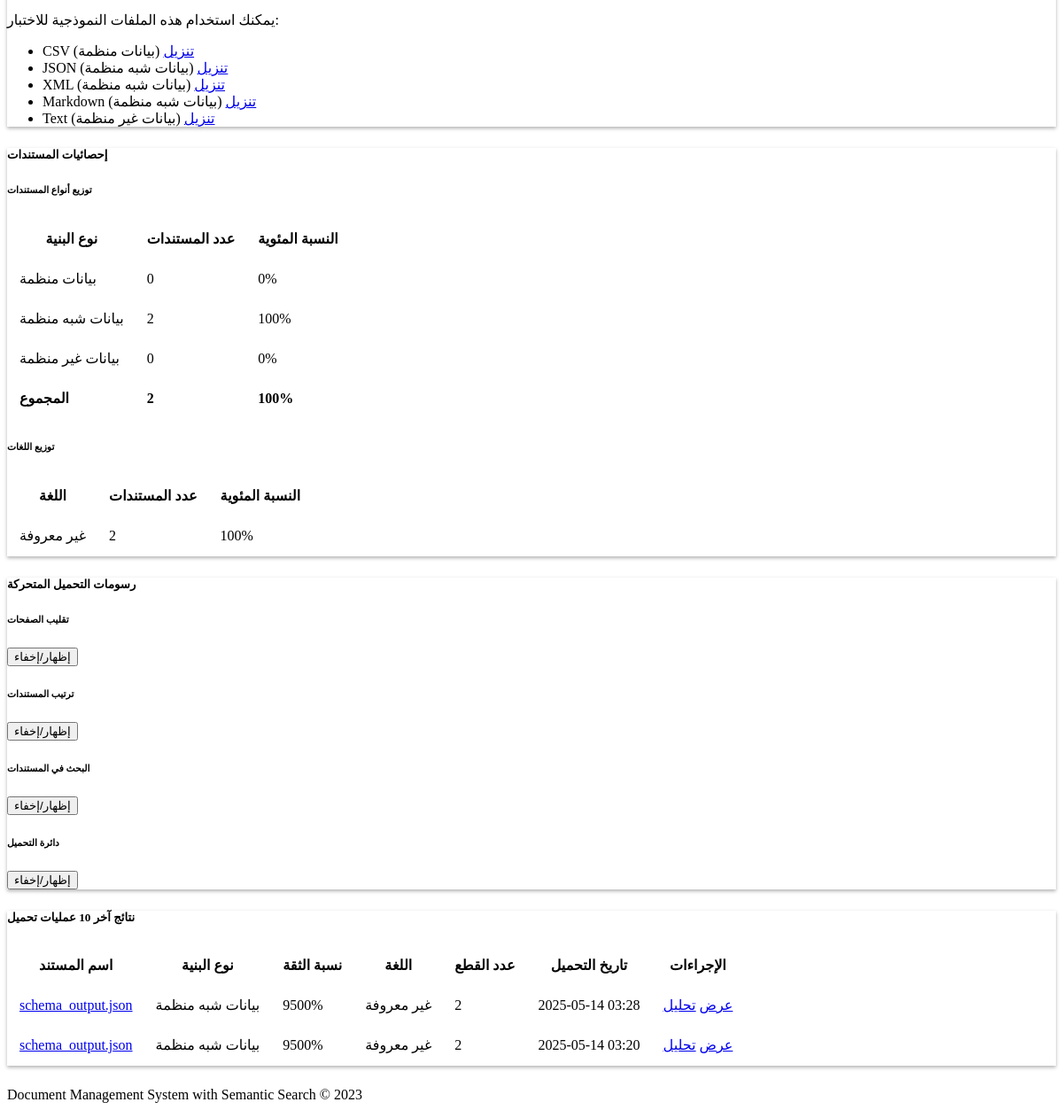
Page /test/upload (lower part) on the earlier database version.
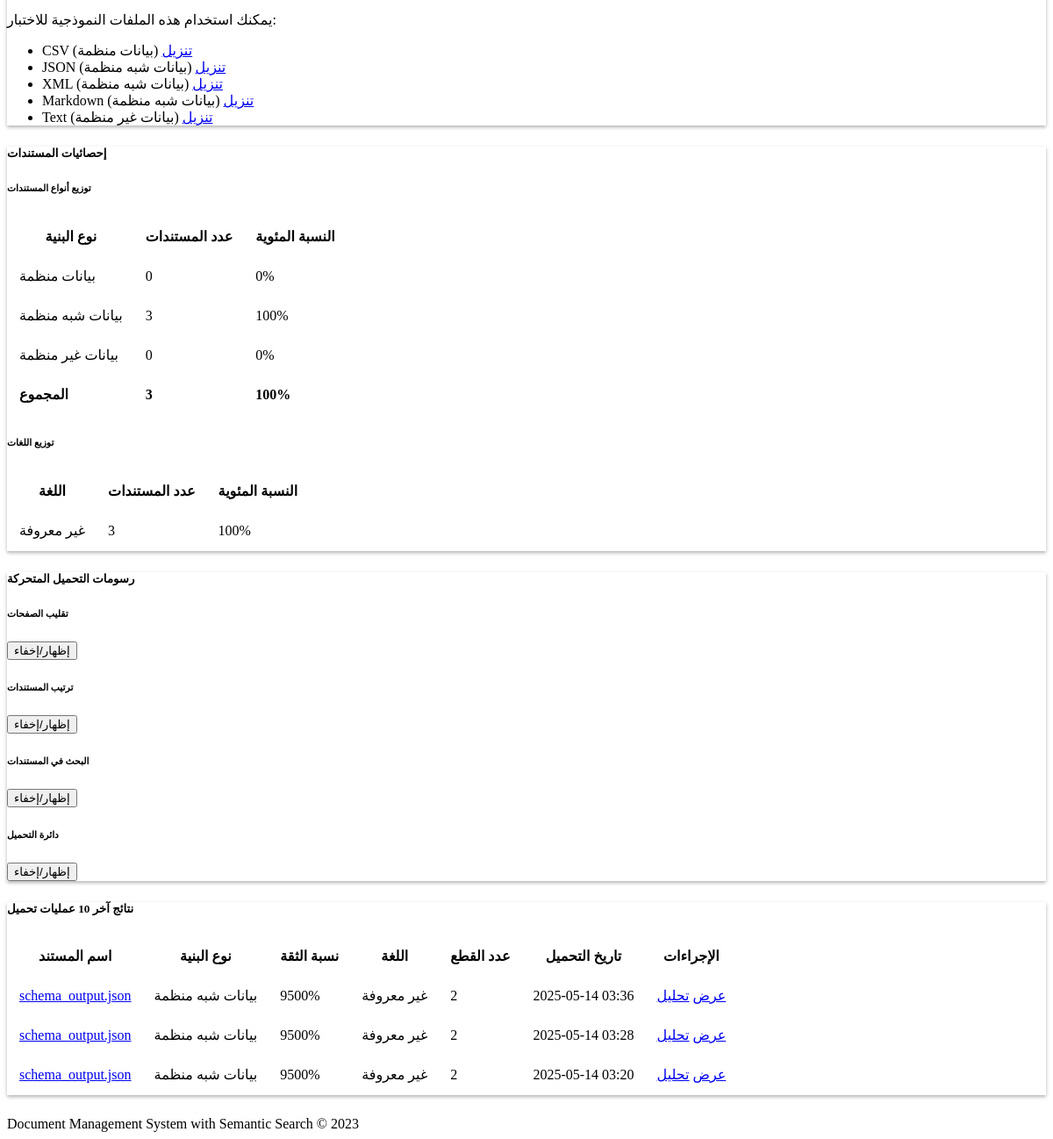
Same page on the later database version.
### models.py (models this page shows, shortened)
class Document(db.Model):
    id = db.Column(db.String(36), primary_key=True, default=lambda: str(uuid.uuid4()))
    name = db.Column(db.String(255), nullable=False)
    content = db.Column(db.Text, nullable=False)
    mime_type = db.Column(db.String(100), nullable=False)
    created_at = db.Column(db.DateTime, default=datetime.datetime.utcnow)
    updated_at = db.Column(db.DateTime, default=datetime.datetime.utcnow, onupdate=datetime.datetime.utcnow)
    chunks = db.relationship('Chunk', backref='document', cascade='all, delete-orphan')
    doc_metadata = db.relationship('Metadata', backref='document', cascade='all, delete-orphan')

### routes.py (the view)
@app.route('/test/upload')
def test_upload_page():
    stats = {
        'structured': 0,
        'semi_structured': 0,
        'unstructured': 0,
        'total': 0
    }
    language_stats = {}
    for doc in Document.query.all():
        stats['total'] += 1
        doc_metadata = {}
        for meta in Metadata.query.filter_by(document_id=doc.id).all():
            doc_metadata[meta.key] = meta.value
        structure_type = doc_metadata.get('detected_structure', 'unstructured')
        stats[structure_type] += 1
        language = doc_metadata.get('detected_language', 'unknown')
        language_stats[language] = language_stats.get(language, 0) + 1
    if stats['total'] > 0:
        stats['structured_percent'] = int(stats['structured'] / stats['total'] * 100)
        stats['semi_structured_percent'] = int(stats['semi_structured'] / stats['total'] * 100)
        stats['unstructured_percent'] = int(stats['unstructured'] / stats['total'] * 100)
    else:
        stats['structured_percent'] = 0
        stats['semi_structured_percent'] = 0
        stats['unstructured_percent'] = 0
    recent_documents = []
    for doc in Document.query.order_by(Document.created_at.desc()).limit(10).all():
        doc_metadata = {}
        for meta in Metadata.query.filter_by(document_id=doc.id).all():
            doc_metadata[meta.key] = meta.value
        chunk_count = Chunk.query.filter_by(document_id=doc.id).count()
        enriched_doc = {
            'id': doc.id,
            'name': doc.name,
            'structure_type': doc_metadata.get('detected_structure', 'unstructured'),
            'confidence': int(float(doc_metadata.get('detection_confidence', '0')) * 100),
            'language': doc_metadata.get('detected_language', 'unknown'),
            'chunk_count': chunk_count,
            'created_at': doc.created_at
        }
        recent_documents.append(enriched_doc)
    lang_names = {
        'ar': 'العربية',
        'en': 'الإنجليزية',
        'fr': 'الفرنسية',
        'es': 'الإسبانية',
        'de': 'الألمانية',
        'zh': 'الصينية',
        'ru': 'الروسية',
        'ja': 'اليابانية',
        'multilingual': 'متعدد اللغات',
        'unknown': 'غير معروفة'
    }
    return render_template(
        'test_upload.html',
        stats=stats,
        language_stats=language_stats,
        recent_documents=recent_documents,
        lang_names=lang_names
    )

### templates/test_upload.html (shortened to what the changed rows need)
{% extends 'base.html' %}
{% block content %}
<div class="container mt-4">
  <div class="row mb-4">
    <div class="col-12">
      <div class="card">
        <div class="card-body">
          <div class="row">
            <div class="col-md-6">
              <div class="table-responsive">
                <table class="table table-sm">
                  <thead>
                    <tr>
                      <th>نوع البنية</th>
                      <th>عدد المستندات</th>
                      <th>النسبة المئوية</th>
                    </tr>
                  </thead>
                  <tbody>
                    <tr>
                      <td>بيانات شبه منظمة</td>
                      <td>{{ stats.semi_structured }}</td>
                      <td>{{ stats.semi_structured_percent }}%</td>
                    </tr>
                    <tr class="table-info">
                      <td><strong>{{ stats.total }}</strong></td>
                    </tr>
                  </tbody>
                </table>
              </div>
            </div>
            <div class="col-md-6">
              <div class="table-responsive">
                <table class="table table-sm">
                  <thead>
                    <tr>
                      <th>اللغة</th>
                      <th>عدد المستندات</th>
                      <th>النسبة المئوية</th>
                    </tr>
                  </thead>
                  <tbody>
                    {% for lang, count in language_stats.items() %}
                    <tr>
                      <td>{{ lang_names.get(lang, lang) }}</td>
                      <td>{{ count }}</td>
                      <td>{{ (count / stats.total * 100)|int if stats.total > 0 else 0 }}%</td>
                    </tr>
                    {% endfor %}
                  </tbody>
                </table>
              </div>
            </div>
          </div>
        </div>
      </div>
    </div>
  </div>
  <div class="row mb-4">
    <div class="col-12">
      <div class="card">
        <div class="card-body">
          <div class="table-responsive">
            <table class="table table-hover">
              <thead>
                <tr>
                  <th>اسم المستند</th>
                  <th>نوع البنية</th>
                  <th>نسبة الثقة</th>
                  <th>اللغة</th>
                  <th>عدد القطع</th>
                  <th>تاريخ التحميل</th>
                  <th>الإجراءات</th>
                </tr>
              </thead>
              <tbody>
                {% for doc in recent_documents %}
                <tr>
                  <td><a href="{{ url_for('document_view', document_id=doc.id) }}">{{ doc.name }}</a></td>
                  <td>
                    {% if doc.structure_type == 'structured' %}
                      <span class="badge bg-primary">بيانات منظمة</span>
                    {% elif doc.structure_type == 'semi_structured' %}
                      <span class="badge bg-info">بيانات شبه منظمة</span>
                    {% else %}
                      <span class="badge bg-warning">بيانات غير منظمة</span>
                    {% endif %}
                  </td>
                  <td>{{ doc.confidence }}%</td>
                  <td>{{ lang_names.get(doc.language, doc.language) }}</td>
                  <td>{{ doc.chunk_count }}</td>
                  <td>{{ doc.created_at.strftime('%Y-%m-%d %H:%M') }}</td>
                  <td>
                    <div class="btn-group btn-group-sm">
                      <a href="{{ url_for('document_view', document_id=doc.id) }}" class="btn btn-outline-primary">عرض</a>
                      <a href="{{ url_for('document_analysis_page', document_id=doc.id) }}" class="btn btn-outline-info">تحليل</a>
                    </div>
                  </td>
                </tr>
                {% endfor %}
              </tbody>
            </table>
          </div>
        </div>
      </div>
    </div>
  </div>
</div>
{% endblock %}

Differences in the rows shown:
added Document: name "schema_output.json", created_at "2025-05-14 03:36"
Other differences:
{{ stats.semi_structured }}: "2" → "3"
{{ stats.total }}: "2" → "3"
new list line: "غير معروفة 3 100 %"
new list line: "بيانات شبه منظمة 9500 % غير معروفة 2 عرض تحليل"
list line gone: "غير معروفة 2 100 %"
